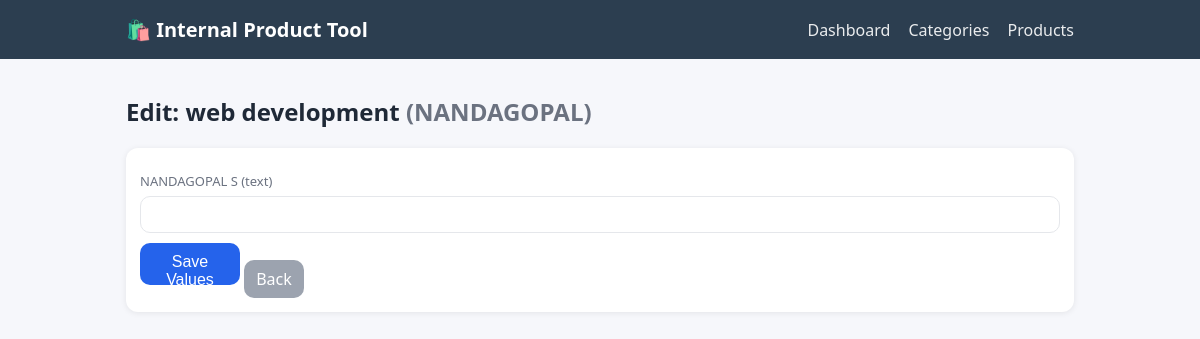
/products/1/edit, run on the app's committed database.
### app.py (models this page shows)
class Product(db.Model):
    __tablename__ = "products"
    id = db.Column(db.Integer, primary_key=True)
    category_id = db.Column(db.Integer, db.ForeignKey("categories.id"), nullable=False)
    name = db.Column(db.String(200), nullable=False)
    price = db.Column(db.Float, nullable=False, default=0.0)
    created_at = db.Column(db.DateTime, nullable=False, default=datetime.utcnow)
    values = db.relationship("ProductAttributeValue", backref="product", cascade="all, delete-orphan")

class Category(db.Model):
    __tablename__ = "categories"
    id = db.Column(db.Integer, primary_key=True)
    name = db.Column(db.String(120), unique=True, nullable=False)
    attributes = db.relationship("Attribute", backref="category", cascade="all, delete-orphan")
    products = db.relationship("Product", backref="category", cascade="all, delete-orphan")

class Attribute(db.Model):
    __tablename__ = "attributes"
    id = db.Column(db.Integer, primary_key=True)
    category_id = db.Column(db.Integer, db.ForeignKey("categories.id"), nullable=False)
    name = db.Column(db.String(120), nullable=False)
    data_type = db.Column(db.String(20), nullable=False, default="text")

### app.py (the view)
@app.get("/products/<int:product_id>/edit")
def edit_product(product_id):
    p = Product.query.get_or_404(product_id)
    attrs = Attribute.query.filter_by(category_id=p.category_id).all()
    existing = {v.attribute_id: v.value for v in p.values}
    return render_template("edit_product.html", product=p, attrs=attrs, existing=existing)

### app.py (called while the page is built)
@app.before_request
def init_db():
    db.create_all()

### templates/edit_product.html
{% extends "base.html" %}
{% block content %}
<h2>Edit: {{ product.name }} <span class="muted">({{ product.category.name }})</span></h2>
<form class="card" method="post">
  {% for a in attrs %}
    <div class="field">
      <label>{{ a.name }} ({{ a.data_type }})</label>
      {% if a.data_type == "number" %}
        <input type="number" name="attr_{{ a.id }}" value="{{ existing.get(a.id, '') }}">
      {% elif a.data_type == "boolean" %}
        <input type="checkbox" name="attr_{{ a.id }}" {% if existing.get(a.id, '').lower() in ['true','1','on'] %}checked{% endif %}>
      {% elif a.data_type == "date" %}
        <input type="date" name="attr_{{ a.id }}" value="{{ existing.get(a.id, '') }}">
      {% else %}
        <input type="text" name="attr_{{ a.id }}" value="{{ existing.get(a.id, '') }}">
      {% endif %}
    </div>
  {% else %}
    <p class="muted">This category has no attributes yet. Add some first.</p>
  {% endfor %}
  <button type="submit">Save Values</button>
  <a class="btn secondary" href="{{ url_for('products_page') }}">Back</a>
</form>
{% endblock %}

### static/style.css (style rules this page uses)
:root { --bg:#f6f7fb; --ink:#1f2937; --muted:#6b7280; --card:#fff; --brand:#2c3e50; --accent:#2563eb; }
* { box-sizing:border-box }
body { margin:0;font-family:system-ui,Arial,sans-serif;color:var(--ink);background:var(--bg); }
.card { background:var(--card);padding:14px;border-radius:12px;box-shadow:0 1px 6px rgba(0,0,0,.08);margin:12px 0 }
.muted { color:var(--muted) }
input,select,button { width:100%;padding:10px;border:1px solid #e5e7eb;border-radius:10px }
label { display:block;font-size:13px;color:var(--muted);margin-bottom:6px }
.field { margin:10px 0 }
.btn { display:inline-block;padding:8px 12px;border-radius:10px;background:var(--accent);color:#fff;text-decoration:none;text-align:center }
.btn.secondary { background:#9ca3af }
button { background:var(--accent);color:#fff;border:none;cursor:pointer }
button[type="submit"] { width: 100px; height: 42px; font-size: 16px; }

### data on the page
Product: name "web development"
Category: category.name "NANDAGOPAL"
Attribute: name "NANDAGOPAL S", data_type "text"
